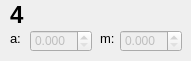
         <widget class="QWidget" name="page">
          <widget class="QLabel" name="label_22">
           <property name="geometry">
            <rect>
             <x>10</x>
             <y>0</y>
             <width>21</width>
             <height>31</height>
            </rect>
           </property>
           <property name="text">
            <string>&lt;h1&gt;4&lt;/h1&gt;</string>
           </property>
          </widget>
          <widget class="QLabel" name="label_29">
           <property name="geometry">
            <rect>
             <x>100</x>
             <y>30</y>
             <width>16</width>
             <height>16</height>
            </rect>
           </property>
           <property name="font">
            <font>
             <pointsize>10</pointsize>
            </font>
           </property>
           <property name="text">
            <string>m:</string>
           </property>
          </widget>
          <widget class="QDoubleSpinBox" name="fire4Box_b">
           <property name="enabled">
            <bool>false</bool>
           </property>
           <property name="geometry">
            <rect>
             <x>120</x>
             <y>30</y>
             <width>62</width>
             <height>22</height>
            </rect>
           </property>
           <property name="decimals">
            <number>3</number>
           </property>
          </widget>
          <widget class="QDoubleSpinBox" name="fire4Box_a">
           <property name="enabled">
            <bool>false</bool>
           </property>
           <property name="geometry">
            <rect>
             <x>30</x>
             <y>30</y>
             <width>62</width>
             <height>22</height>
            </rect>
           </property>
           <property name="decimals">
            <number>3</number>
           </property>
          </widget>
          <widget class="QLabel" name="label_30">
           <property name="geometry">
            <rect>
             <x>10</x>
             <y>30</y>
             <width>16</width>
             <height>16</height>
            </rect>
           </property>
           <property name="font">
            <font>
             <pointsize>10</pointsize>
            </font>
           </property>
           <property name="text">
            <string>a:</string>
           </property>
          </widget>
         </widget>
